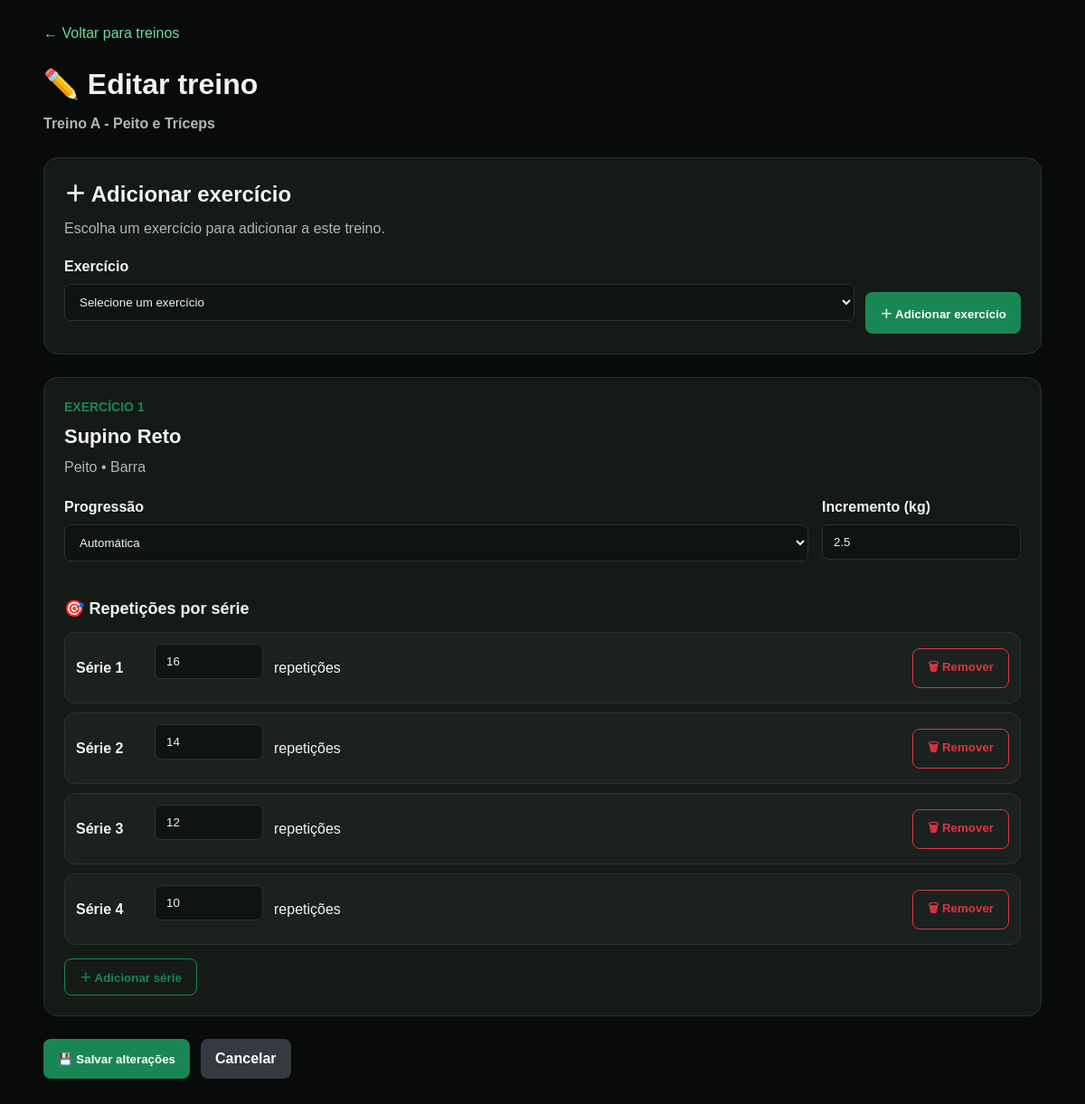
The app's page /treinos/1/editar (signed in) with its own data.
### tables this page shows
CREATE TABLE treinos (
            id INTEGER PRIMARY KEY AUTOINCREMENT,
            nome TEXT NOT NULL
        , descricao TEXT, dia_semana INTEGER, responsavel_id INTEGER);

CREATE TABLE treino_exercicios (
            id INTEGER PRIMARY KEY AUTOINCREMENT,
            treino_id INTEGER NOT NULL,
            exercicio_id INTEGER NOT NULL,
            ordem INTEGER NOT NULL, progressao TEXT NOT NULL DEFAULT "automatica", incremento REAL NOT NULL DEFAULT 2.5,
            FOREIGN KEY (treino_id) REFERENCES treinos(id),
            FOREIGN KEY (exercicio_id) REFERENCES exercicios(id)
        );

CREATE TABLE exercicios (
            id INTEGER PRIMARY KEY AUTOINCREMENT,
            nome TEXT NOT NULL,
            grupo_muscular TEXT NOT NULL,
            equipamento TEXT,
            repeticoes_min INTEGER,
            repeticoes_max INTEGER,
            incremento_carga REAL
        , video_url TEXT, responsavel_id INTEGER);

CREATE TABLE treino_series (
            id INTEGER PRIMARY KEY AUTOINCREMENT,
            treino_exercicio_id INTEGER NOT NULL,
            numero_serie INTEGER NOT NULL,
            repeticoes_prescritas INTEGER,
            FOREIGN KEY (treino_exercicio_id)
                REFERENCES treino_exercicios(id)
                ON DELETE CASCADE
        );

### app.py (the view, shortened to what this page needs)
@app.route(
    "/treinos/<int:treino_id>/editar",
    methods=["GET", "POST"]
)
@login_obrigatorio
def editar_treino(treino_id):
    if not usuario_e_gestor():
        return redirect("/")
    conn = conectar()
    cursor = conn.cursor()
    if usuario_e_owner():
        cursor.execute("""
            SELECT *
            FROM treinos
            WHERE id = ?
        """, (
            treino_id,
        ))
    treino = cursor.fetchone()
    if not treino:
        conn.close()
        return redirect("/treinos")
    cursor.execute("""
        SELECT
            te.id,
            te.exercicio_id,
            te.ordem,
            te.progressao,
            te.incremento,
            e.nome,
            e.grupo_muscular,
            e.equipamento,
            e.video_url
        FROM treino_exercicios te

        INNER JOIN exercicios e
            ON e.id = te.exercicio_id

        WHERE te.treino_id = ?

        ORDER BY
            te.ordem,
            te.id
    """, (
        treino_id,
    ))
    exercicios = cursor.fetchall()
    series_prescritas = {}
    for exercicio in exercicios:
        treino_exercicio_id = exercicio[
            "id"
        ]
        cursor.execute("""
            SELECT
                numero_serie,
                repeticoes_prescritas
            FROM treino_series
            WHERE treino_exercicio_id = ?
            ORDER BY numero_serie
        """, (
            treino_exercicio_id,
        ))
        series_prescritas[
            treino_exercicio_id
        ] = cursor.fetchall()
    cursor.execute("""
        SELECT
            id,
            nome,
            grupo_muscular,
            equipamento,
            video_url
        FROM exercicios
        ORDER BY
            grupo_muscular,
            nome
    """)
    exercicios_disponiveis_db = cursor.fetchall()
    exercicios_ids = {
        exercicio["exercicio_id"]
        for exercicio in exercicios
    }
    exercicios_disponiveis = []
    for exercicio in exercicios_disponiveis_db:
        if exercicio["id"] in exercicios_ids:
            continue
        exercicios_disponiveis.append(
            exercicio
        )
    erro = None
    if request.args.get(
        "erro"
    ) == "exercicio_existente":
        erro = (
            "Este exercício já está "
            "adicionado a este treino."
        )
    conn.close()
    return render_template(
        "editar_treino.html",
        treino=treino,
        exercicios=exercicios,
        series_prescritas=series_prescritas,
        exercicios_disponiveis=exercicios_disponiveis,
        erro=erro
    )

### app.py (called while the page is built)
def conectar():
    caminho_banco = os.environ.get("DATABASE_PATH", "meutreino.db")
    conn = sqlite3.connect(caminho_banco)
    conn.row_factory = sqlite3.Row
    return conn

def login_obrigatorio(func):
    @wraps(func)
    def wrapper(*args, **kwargs):
        if "usuario_id" not in session:
            return redirect("/login")
        return func(*args, **kwargs)
    return wrapper

def usuario_e_owner():
    return session.get("tipo") == "master"

def usuario_e_gestor():
    return session.get("tipo") in (
        "master",
        "personal"
    )

### templates/editar_treino.html (shortened to what this page needs)
<!DOCTYPE html>
<html lang="pt-BR">
<head>
    <link
        rel="stylesheet"
        href="{{ url_for('static', filename='movyla.css') }}"
    >
</head>
<body>
<div class="container">
    <div style="margin-bottom: 20px;">
        <a href="{{ url_for('treinos') }}">
            ← Voltar para treinos
        </a>
    </div>
    <h1 class="pagina-titulo">
        ✏️ Editar treino
    </h1>
    <div class="pagina-subtitulo">
        <strong>
            {{ treino["nome"] }}
        </strong>
    </div>
    {% if exercicios_disponiveis %}
    <div class="adicionar-exercicio-card">
        <h2>
            ＋ Adicionar exercício
        </h2>
        <p>
            Escolha um exercício para adicionar a este treino.
        </p>
        <form
            method="POST"
            class="adicionar-form"
        >
            <div class="campo-exercicio">
                <label for="adicionar_exercicio_id">
                    Exercício
                </label>
                <select
                    name="adicionar_exercicio_id"
                    id="adicionar_exercicio_id"
                    required
                >
                    <option value="">
                        Selecione um exercício
                    </option>
                </select>
            </div>
            <button
                type="submit"
                class="btn btn-primary btn-adicionar"
            >
                ＋ Adicionar exercício
            </button>
        </form>
    </div>
    {% else %}
    <div class="alert alert-success">
        ✓ Todos os exercícios cadastrados já estão neste treino.
    </div>
    {% endif %}
    <form
        method="POST"
        id="form-editar-treino"
    >
        {% if exercicios %}
            {% for exercicio in exercicios %}
            <div
                class="exercicio-card"
                data-exercicio-id="{{ exercicio['id'] }}"
            >
                <div class="exercicio-topo">
                    <div>
                        <div class="exercicio-numero">
                            EXERCÍCIO {{ loop.index }}
                        </div>
                        <h2 class="exercicio-nome">
                            {{ exercicio["nome"] }}
                        </h2>
                        <div class="exercicio-detalhes">
                            {% if exercicio["grupo_muscular"] %}
                                {{ exercicio["grupo_muscular"] }}
                            {% endif %}
                            {% if exercicio["equipamento"] %}
                                • {{ exercicio["equipamento"] }}
                            {% endif %}
                        </div>
                    </div>
                </div>
                <div class="configuracoes">
                    <div class="campo">
                        <label>
                            Progressão
                        </label>
                        <select
                            name="progressao_{{ exercicio['id'] }}"
                        >
                            <option
                                value="automatica"
                                {% if exercicio["progressao"] == "automatica" %}
                                    selected
                                {% endif %}
                            >
                                Automática
                            </option>
                        </select>
                    </div>
                    <div class="campo">
                        <label>
                            Incremento (kg)
                        </label>
                        <input
                            type="number"
                            step="0.5"
                            min="0.5"
                            name="incremento_{{ exercicio['id'] }}"
                            value="{{ exercicio['incremento'] }}"
                            required
                        >
                    </div>
                </div>
                <h3 class="series-titulo">
                    🎯 Repetições por série
                </h3>
                <div
                    class="lista-series"
                    data-exercicio-id="{{ exercicio['id'] }}"
                >
                    {% set series =
                        series_prescritas.get(
                            exercicio['id'],
                            []
                        )
                    %}
                    {% if series %}
                        {% for serie in series %}
                        <div class="serie-item">
                            <div class="serie-numero">
                                Série {{ loop.index }}
                            </div>
                            <input
                                type="number"
                                min="1"
                                name="reps_{{ exercicio['id'] }}_{{ loop.index }}"
                                value="{{ serie['repeticoes_prescritas'] or 10 }}"
                                required
                            >
                            <span>
                                repetições
                            </span>
                            <button
                                type="button"
                                class="btn btn-remover-serie"
                                onclick="removerSerie(this)"
                            >
                                🗑 Remover
                            </button>
                        </div>
                        {% endfor %}
                    {% endif %}
                </div>
                <div class="acoes-exercicio">
                    <button
                        type="button"
                        class="btn btn-serie"
                        onclick="adicionarSerie(
                            {{ exercicio['id'] }}
                        )"
                    >
                        ＋ Adicionar série
                    </button>
                </div>
            </div>
            {% endfor %}
        {% else %}
            <div class="alert alert-warning">
                Este treino ainda não possui exercícios.
            </div>
        {% endif %}
        <div class="acoes-finais">
            <button
                type="submit"
                class="btn btn-primary"
            >
                💾 Salvar alterações
            </button>
            <a
                href="{{ url_for('treinos') }}"
                class="btn btn-secondary"
            >
                Cancelar
            </a>
        </div>
    </form>
</div>
</body>
</html>

### static/movyla.css (style rules this page uses)
:root { --movyla-green: #198754; --movyla-green-dark: #157347; --movyla-black: #080b0a; --movyla-dark: #101412; --movyla-card: #151a17; --movyla-card-2: #1b211e; --movyla-border: #2a332e; --movyla-text: #f2f2f2; --movyla-muted: #aeb7b1; --movyla-danger: #dc3545; --movyla-warning: #ffc107; }
* { box-sizing: border-box; }
html { background: var(--movyla-black); }
body { margin: 0; padding: 0; background: var(--movyla-black); color: var(--movyla-text); font-family: Arial, Helvetica, sans-serif; line-height: 1.5; }
.container { width: 92%; max-width: 1200px; margin: 0 auto; padding: 25px 0 40px; }
h1, h2, h3, h4 { color: var(--movyla-text); }
h1 { margin-top: 0; }
h2 { margin-top: 25px; }
h3 { margin-bottom: 8px; }
a { color: #6fd89d; text-decoration: none; }
button, .btn, input[type="submit"], input[type="button"] { display: inline-block; border: none; border-radius: 8px; padding: 10px 16px; background: var(--movyla-green); color: #ffffff; font-weight: bold; cursor: pointer; text-decoration: none; transition: 0.2s ease; }
.btn-secondary { background: #343a40; }
label { display: block; margin-bottom: 6px; color: var(--movyla-text); font-weight: bold; }
input, select, textarea { width: 100%; padding: 11px 12px; margin-bottom: 14px; border: 1px solid var(--movyla-border); border-radius: 7px; background: #0f1311; color: var(--movyla-text); outline: none; }
input::placeholder, textarea::placeholder { color: #7d8780; }

### templates/editar_treino.html (style rules this page uses)
.pagina-titulo { margin-bottom: 8px; }
.pagina-subtitulo { color: var(--movyla-muted); margin-bottom: 25px; }
.adicionar-exercicio-card { background: var(--movyla-card); border: 1px solid var(--movyla-border); border-radius: 16px; padding: 22px; margin-bottom: 25px; }
.adicionar-exercicio-card h2 { margin-top: 0; margin-bottom: 8px; }
.adicionar-exercicio-card p { color: var(--movyla-muted); margin-top: 0; margin-bottom: 18px; }
.adicionar-form { display: flex; gap: 12px; align-items: end; flex-wrap: wrap; }
.adicionar-form .campo-exercicio { flex: 1; min-width: 250px; }
.adicionar-form label { display: block; margin-bottom: 7px; font-weight: 600; }
.adicionar-form select { width: 100%; box-sizing: border-box; }
.btn-adicionar { min-height: 46px; white-space: nowrap; }
.exercicio-card { background: var(--movyla-card); border: 1px solid var(--movyla-border); border-radius: 16px; padding: 22px; margin-bottom: 20px; }
.exercicio-topo { display: flex; justify-content: space-between; align-items: flex-start; gap: 15px; margin-bottom: 20px; }
.exercicio-numero { color: var(--movyla-green); font-size: 14px; font-weight: 700; margin-bottom: 5px; }
.exercicio-nome { margin: 0; font-size: 22px; }
.exercicio-detalhes { color: var(--movyla-muted); margin-top: 6px; }
.configuracoes { display: grid; grid-template-columns: minmax(180px, 1fr) minmax(150px, 220px); gap: 15px; margin-bottom: 20px; }
.campo label { display: block; margin-bottom: 7px; font-weight: 600; }
.campo select, .campo input { width: 100%; box-sizing: border-box; }
.series-titulo { margin-top: 25px; margin-bottom: 12px; font-size: 18px; }
.serie-item { display: flex; align-items: center; gap: 12px; background: var(--movyla-card-2); border: 1px solid var(--movyla-border); border-radius: 12px; padding: 12px; margin-bottom: 10px; }
.serie-numero { min-width: 75px; font-weight: 700; }
.serie-item input { width: 120px; }
.btn-remover-serie { margin-left: auto; background: transparent; border: 1px solid var(--movyla-danger); color: var(--movyla-danger); }
.acoes-exercicio { display: flex; gap: 10px; margin-top: 15px; flex-wrap: wrap; }
.btn-serie { background: transparent; border: 1px solid var(--movyla-green); color: var(--movyla-green); }
.acoes-finais { display: flex; gap: 12px; margin-top: 25px; margin-bottom: 30px; flex-wrap: wrap; }

### records on screen
treinos: nome "Treino A - Peito e Tríceps"
treino_exercicios: nome "Supino Reto", grupo_muscular "Peito", equipamento "Barra", progressao+id "Automática", incremento "2.5"
treino_series: repeticoes_prescritas "16"
treino_series: repeticoes_prescritas "14"
treino_series: repeticoes_prescritas "12"
treino_series: repeticoes_prescritas "10"
